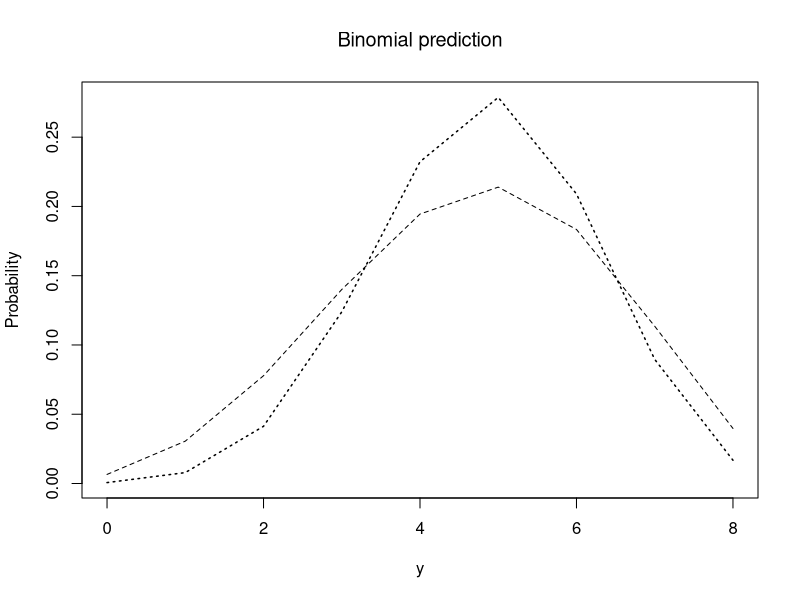

The R source for this figure:
# Figure 16.1

par(mfrow=c(1,1))

N<-10
a<-floor(.6*N); b<-N-a
n<-8
  x<- 0:n
  y<- n-x
gx<- dbinom(x,n,p=a/N)   # plug-in solution

# Bayesian solution:
bx <- lgamma(n+1) + lgamma(a+x+1)+ lgamma(b+y+1)+lgamma(N+1)-
     lgamma(a+1) - lgamma(b+1) - lgamma(x+1) - lgamma(y+1) -
     lgamma(N+n+1)
bx<- exp(bx-max(bx))
bx<- bx/sum(bx)

plot(x,gx,xlab='y',ylab='Probability',
       ylim=range(c(gx,bx)),type='n')
  lines(x,gx,lty='dotted',lwd=1.5)
  lines(x,bx,lty='dashed')
  title(expression('Binomial prediction'))
